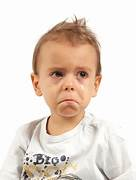
#> input picture facemesh/dataset/sad/sb2.jpg, 136 x 180 px; its folder holds 4 pictures in this run
$ python resize.py
#> lines starting #> are read from the running program, lines starting #| are printed output that depends on the picture
import cv2
import os

# Paths
input_folder = "dataset/sad"      # Folder containing original images
output_folder = "dataset/sad_resized_images"   # Folder to save resized images
target_size = (256, 256)           # Desired resolution (width, height)

# Create output folder if it doesn't exist
if not os.path.exists(output_folder):
    os.makedirs(output_folder)

# Process each image
for filename in os.listdir(input_folder):
    img_path = os.path.join(input_folder, filename)

    # Read the image
    img = cv2.imread(img_path)
#> img is the input picture: shape (180, 136, 3); mean B, G, R 206.2, 216.6, 230.1
    if img is not None:
        # Resize the image
        resized_img = cv2.resize(img, target_size, interpolation=cv2.INTER_AREA)
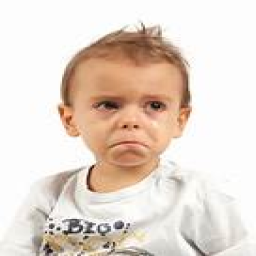
#> resized_img: shape (256, 256, 3); mean B, G, R 206.2, 216.5, 230

        # Convert .webp to .jpg (if needed)
        if filename.endswith(".webp"):
            filename = filename.replace(".webp", ".jpg")  # Change extension

        # Save resized image
        output_path = os.path.join(output_folder, filename)
        cv2.imwrite(output_path, resized_img)
        print(f"Resized and saved: {output_path}")
    else:
        print(f"Error loading image: {filename}")
#> pass 2 of the loop `for filename in os.listdir(input_folder):`:
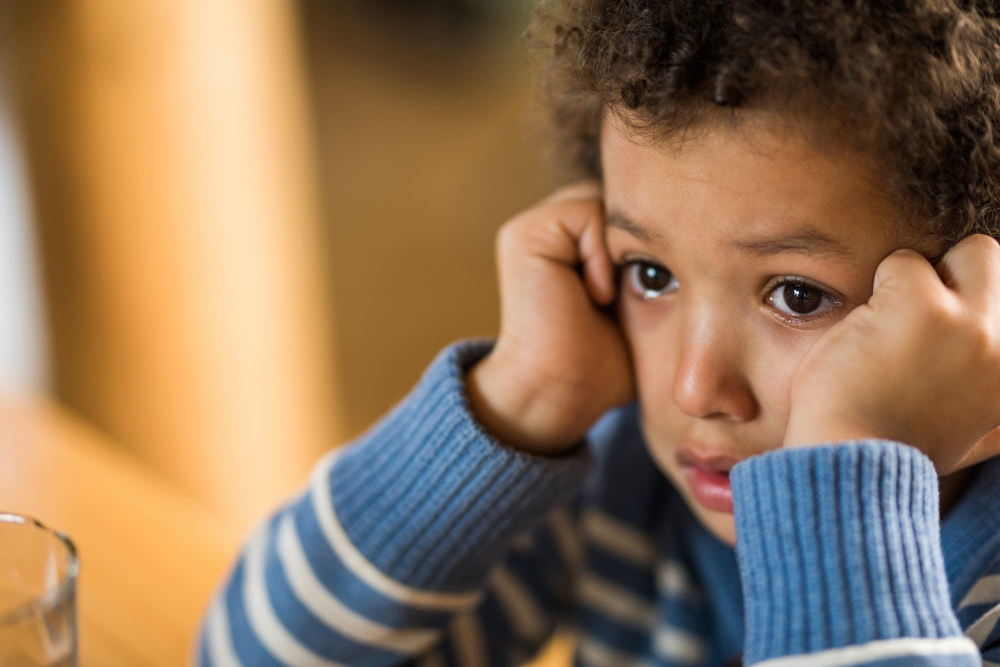
#> input picture facemesh/dataset/sad/sb3.jpg, 2000 x 1333 px (shown at 1/2 size)
#> img is the input picture: shape (1333, 2000, 3); mean B, G, R 88.4, 116.4, 145
#> `resized_img = cv2.resize(img, target_size, interpolation=cv2.INTER_AREA)`:
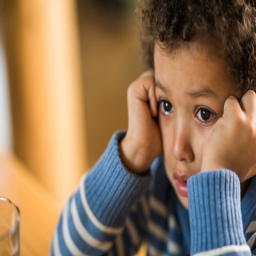
#> resized_img: shape (256, 256, 3); mean B, G, R 88.4, 116.4, 145
#> pass 3 of the loop `for filename in os.listdir(input_folder):`:
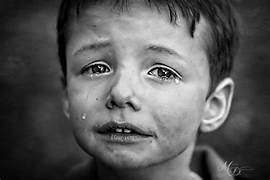
#> input picture facemesh/dataset/sad/sb4.jpg, 270 x 180 px
#> img is the input picture: shape (180, 270, 3); min 0, max 255, mean 89.5
#> `resized_img = cv2.resize(img, target_size, interpolation=cv2.INTER_AREA)`:
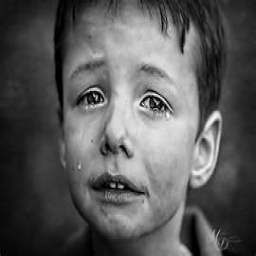
#> resized_img: shape (256, 256, 3); min 0, max 253, mean 89.4
#> the loop made 4 passes; the first 3 are shown
